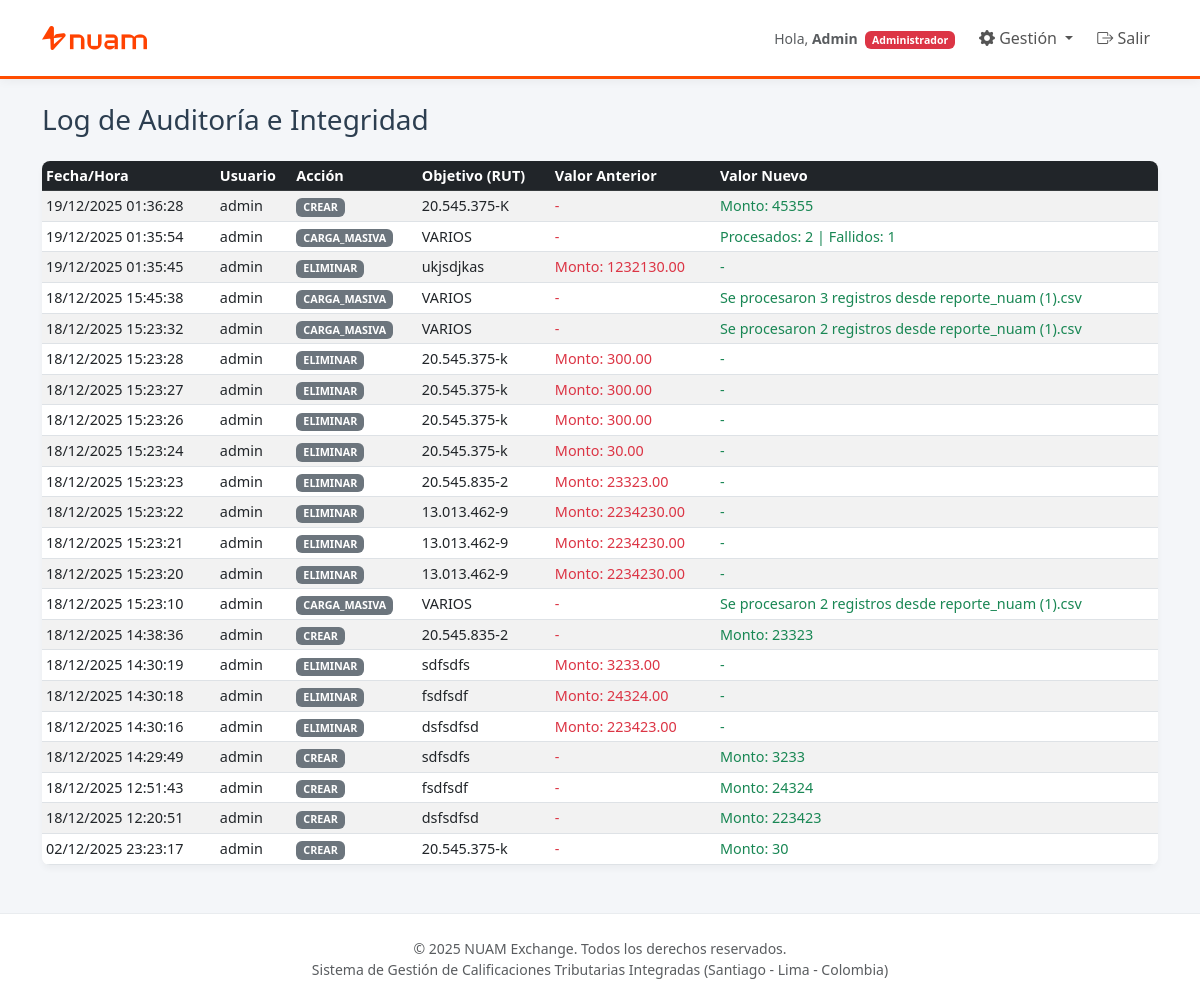
The app's page /audit/ (signed in) with its own data.
### core/models.py (models this page shows, shortened)
class AuditLog(models.Model):
    user = models.ForeignKey(User, on_delete=models.SET_NULL, null=True)
    action = models.CharField(max_length=255)
    target_rut = models.CharField(max_length=12)
    previous_value = models.TextField(null=True, blank=True)
    new_value = models.TextField(null=True, blank=True)
    timestamp = models.DateTimeField(auto_now_add=True)
    class Meta:
        ordering = ['-timestamp']

### core/views.py (the view)
# urls.py: path('audit/', views.audit_view, name='audit_view'),
@login_required
@user_passes_test(is_admin, login_url='home')
def audit_view(request):
    logs = AuditLog.objects.all()
    return render(request, 'core/audit_log.html', {'logs': logs})

### core/views.py (called while the page is built)
def is_admin(user):
    return user.is_superuser

### templates/core/audit_log.html
{% extends 'base.html' %}
{% block content %}
<h3 class="mb-4">Log de Auditoría e Integridad</h3>
<div class="card">
    <table class="table table-sm table-striped mb-0" style="font-size: 0.9rem;">
        <thead class="table-dark">
            <tr>
                <th>Fecha/Hora</th>
                <th>Usuario</th>
                <th>Acción</th>
                <th>Objetivo (RUT)</th>
                <th>Valor Anterior</th>
                <th>Valor Nuevo</th>
            </tr>
        </thead>
        <tbody>
            {% for log in logs %}
            <tr>
                <td>{{ log.timestamp|date:"d/m/Y H:i:s" }}</td>
                <td>{{ log.user.username }}</td>
                <td><span class="badge bg-secondary">{{ log.action }}</span></td>
                <td>{{ log.target_rut }}</td>
                <td class="text-danger">{{ log.previous_value }}</td>
                <td class="text-success">{{ log.new_value }}</td>
            </tr>
            {% endfor %}
        </tbody>
    </table>
</div>
{% endblock %}

### templates/base.html (shortened to what this page needs)
{% load static %}
<!DOCTYPE html>
<html lang="es">
<head>
    <link href="https://cdn.jsdelivr.net/npm/bootstrap@5.3.0/dist/css/bootstrap.min.css" rel="stylesheet">
    <link rel="stylesheet" href="https://cdn.jsdelivr.net/npm/bootstrap-icons@1.10.5/font/bootstrap-icons.css">
    <link href="{% static 'css/style.css' %}" rel="stylesheet">
</head>
<body>
    <nav class="navbar navbar-expand-lg navbar-custom mb-4">
        <div class="container">
            <a class="navbar-brand" href="{% url 'home' %}">
                <img src="{% static 'img/nuam_HD.png' %}" alt="Logo NUAM" class="navbar-brand-logo">
            </a>
            <div class="collapse navbar-collapse" id="navbarContent">
                <ul class="navbar-nav ms-auto mb-2 mb-lg-0 align-items-center">
                    {% if user.is_authenticated %}
                        <li class="nav-item me-3">
                            <span class="text-muted small">
                                Hola, <strong>{{ user.username|title }}</strong>
                                {% if user.is_superuser %}
                                    <span class="badge bg-danger ms-1">Administrador</span>
                                {% elif user.is_staff %}
                                    <span class="badge bg-warning text-dark ms-1">Analista</span>
                                {% else %}
                                    <span class="badge bg-secondary ms-1">Corredor</span>
                                {% endif %}
                            </span>
                        </li>
                        {% if user.is_staff %}
                        <li class="nav-item dropdown">
                            <a class="nav-link dropdown-toggle btn btn-outline-nuam btn-sm me-2" href="#" role="button" data-bs-toggle="dropdown">
                                <i class="bi bi-gear-fill"></i> Gestión
                            </a>
                        </li>
                        {% endif %}
                        <li class="nav-item">
                            <form action="{% url 'logout' %}" method="post" class="d-inline">
                                <button type="submit" class="btn btn-link nav-link text-danger" style="text-decoration: none;">
                                    <i class="bi bi-box-arrow-right"></i> Salir
                                </button>
                            </form>
                        </li>
                    {% else %}
                        <li class="nav-item">
                            <a href="{% url 'login' %}" class="btn btn-nuam btn-sm">Acceso Corporativo</a>
                        </li>
                    {% endif %}
                </ul>
            </div>
        </div>
    </nav>
    <div class="container pb-5">
        {% block content %}{% endblock %}
    </div>
    <footer class="text-center py-4 text-muted small">
        <div class="container">
            <p class="mb-0">© 2025 NUAM Exchange. Todos los derechos reservados.</p>
            <p class="mb-0">Sistema de Gestión de Calificaciones Tributarias Integradas (Santiago - Lima - Colombia)</p>
        </div>
    </footer>
</body>
</html>

### static/css/style.css (style rules this page uses)
:root { --nuam-orange: #FF4D00; --nuam-orange-hover: #D63F00; --nuam-bg: #f4f6f9; --nuam-text: #2c3e50; }
body { background-color: var(--nuam-bg); font-family: 'Segoe UI', 'Roboto', 'Helvetica Neue', sans-serif; color: var(--nuam-text); min-height: 100vh; display: flex; flex-direction: column; }
.navbar-custom { background-color: #ffffff; border-bottom: 3px solid var(--nuam-orange); box-shadow: 0 2px 10px rgba(0,0,0,0.05); }
.navbar-brand-logo { height: 150px; width: auto; margin-top: -50px; margin-bottom: -50px; position: relative; z-index: 1000; transition: opacity 0.3s; }
.nav-link { color: #555 !important; font-weight: 500; }
.card { border: none; border-radius: 8px; box-shadow: 0 4px 6px rgba(0,0,0,0.04); background-color: white; overflow: hidden; }
.btn-outline-nuam { color: var(--nuam-orange); border-color: var(--nuam-orange); background-color: transparent; }
footer { margin-top: auto; border-top: 1px solid #e9ecef; background-color: white; }

### records on screen
AuditLog: timestamp "19/12/2025 01:36:28", user.username "admin", action "CREAR", target_rut "20.545.375-K", previous_value "-", new_value "Monto: 45355"
AuditLog: timestamp "19/12/2025 01:35:54", user.username "admin", action "CARGA_MASIVA", target_rut "VARIOS", previous_value "-", new_value "Procesados: 2 | Fallidos: 1"
AuditLog: timestamp "19/12/2025 01:35:45", user.username "admin", action "ELIMINAR", target_rut "ukjsdjkas", previous_value "Monto: 1232130.00", new_value "-"
AuditLog: timestamp "18/12/2025 15:45:38", user.username "admin", action "CARGA_MASIVA", target_rut "VARIOS", previous_value "-", new_value "Se procesaron 3 registros desde reporte_nuam (1).csv"
AuditLog: timestamp "18/12/2025 15:23:32", user.username "admin", action "CARGA_MASIVA", target_rut "VARIOS", previous_value "-", new_value "Se procesaron 2 registros desde reporte_nuam (1).csv"
AuditLog: timestamp "18/12/2025 15:23:28", user.username "admin", action "ELIMINAR", target_rut "20.545.375-k", previous_value "Monto: 300.00", new_value "-"
AuditLog: timestamp "18/12/2025 15:23:27", user.username "admin", action "ELIMINAR", target_rut "20.545.375-k", previous_value "Monto: 300.00", new_value "-"
AuditLog: timestamp "18/12/2025 15:23:26", user.username "admin", action "ELIMINAR", target_rut "20.545.375-k", previous_value "Monto: 300.00", new_value "-"
AuditLog: timestamp "18/12/2025 15:23:24", user.username "admin", action "ELIMINAR", target_rut "20.545.375-k", previous_value "Monto: 30.00", new_value "-"
AuditLog: timestamp "18/12/2025 15:23:23", user.username "admin", action "ELIMINAR", target_rut "20.545.835-2", previous_value "Monto: 23323.00", new_value "-"
AuditLog: timestamp "18/12/2025 15:23:22", user.username "admin", action "ELIMINAR", target_rut "13.013.462-9", previous_value "Monto: 2234230.00", new_value "-"
AuditLog: timestamp "18/12/2025 15:23:21", user.username "admin", action "ELIMINAR", target_rut "13.013.462-9", previous_value "Monto: 2234230.00", new_value "-"
AuditLog: timestamp "18/12/2025 15:23:20", user.username "admin", action "ELIMINAR", target_rut "13.013.462-9", previous_value "Monto: 2234230.00", new_value "-"
AuditLog: timestamp "18/12/2025 15:23:10", user.username "admin", action "CARGA_MASIVA", target_rut "VARIOS", previous_value "-", new_value "Se procesaron 2 registros desde reporte_nuam (1).csv"
AuditLog: timestamp "18/12/2025 14:38:36", user.username "admin", action "CREAR", target_rut "20.545.835-2", previous_value "-", new_value "Monto: 23323"
AuditLog: timestamp "18/12/2025 14:30:19", user.username "admin", action "ELIMINAR", target_rut "sdfsdfs", previous_value "Monto: 3233.00", new_value "-"
AuditLog: timestamp "18/12/2025 14:30:18", user.username "admin", action "ELIMINAR", target_rut "fsdfsdf", previous_value "Monto: 24324.00", new_value "-"
AuditLog: timestamp "18/12/2025 14:30:16", user.username "admin", action "ELIMINAR", target_rut "dsfsdfsd", previous_value "Monto: 223423.00", new_value "-"
AuditLog: timestamp "18/12/2025 14:29:49", user.username "admin", action "CREAR", target_rut "sdfsdfs", previous_value "-", new_value "Monto: 3233"
AuditLog: timestamp "18/12/2025 12:51:43", user.username "admin", action "CREAR", target_rut "fsdfsdf", previous_value "-", new_value "Monto: 24324"
AuditLog: timestamp "18/12/2025 12:20:51", user.username "admin", action "CREAR", target_rut "dsfsdfsd", previous_value "-", new_value "Monto: 223423"
AuditLog: timestamp "02/12/2025 23:23:17", user.username "admin", action "CREAR", target_rut "20.545.375-k", previous_value "-", new_value "Monto: 30"

### other values on screen
{{ user.username|title }} "Admin"
